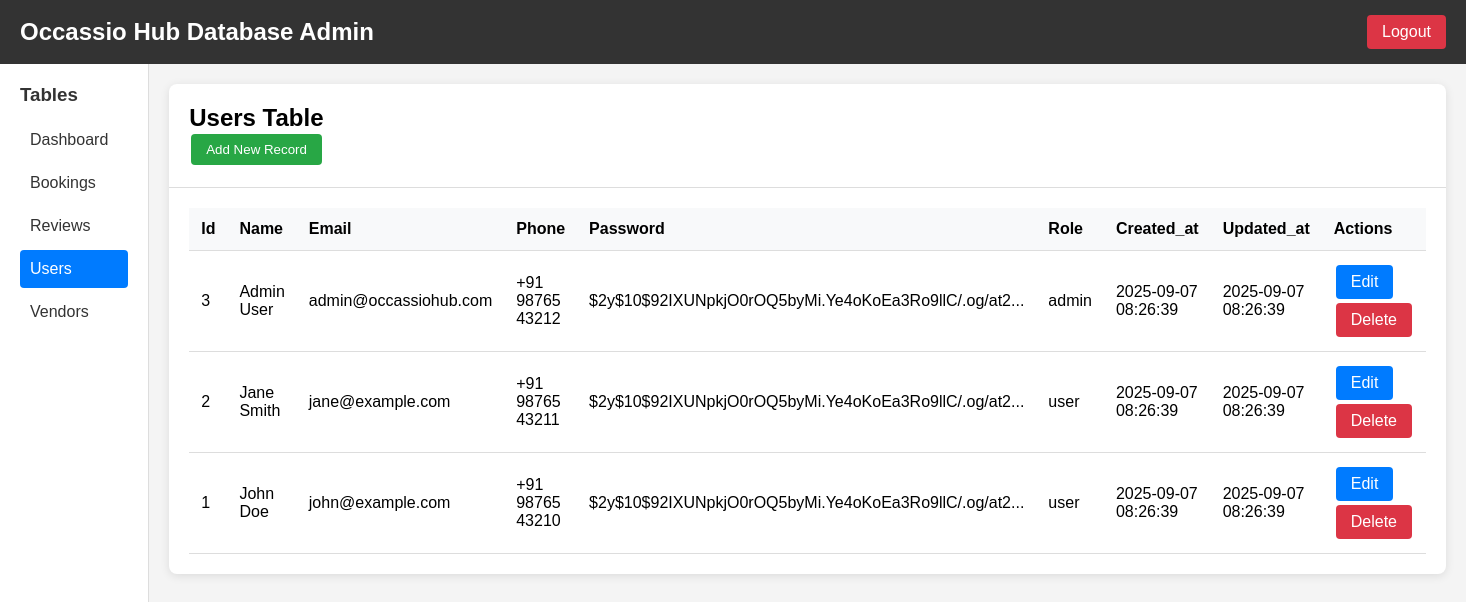
The app's page /admin/dashboard.php?action=table&table=users (signed in) with its own data.
### tables this page shows
CREATE TABLE users (
    id INT AUTO_INCREMENT PRIMARY KEY,
    name VARCHAR(255) NOT NULL,
    email VARCHAR(255) NOT NULL UNIQUE,
    phone VARCHAR(20) NOT NULL,
    password VARCHAR(255) NOT NULL,
    role ENUM('user', 'vendor', 'admin') DEFAULT 'user',
    created_at TIMESTAMP DEFAULT CURRENT_TIMESTAMP,
    updated_at TIMESTAMP DEFAULT CURRENT_TIMESTAMP ON UPDATE CURRENT_TIMESTAMP,
    INDEX idx_email (email),
    INDEX idx_role (role)
);

### admin/dashboard.php (the view, shortened to what this page needs)
        <?php
try {
    $database = new Database();
    $db = $database->getConnection();
} catch (Exception $e) {
    die("Database connection failed: " . $e->getMessage());
}
$action = $_GET['action'] ?? 'dashboard';
$table = $_GET['table'] ?? '';
function getTableData($db, $table, $limit = 50) {
    try {
        $stmt = $db->prepare("SELECT * FROM $table ORDER BY id DESC LIMIT $limit");
        $stmt->execute();
        return $stmt->fetchAll(PDO::FETCH_ASSOC);
    } catch (Exception $e) {
        return [];
    }
}
function getTables($db) {
    try {
        $stmt = $db->prepare("SHOW TABLES");
        $stmt->execute();
        return $stmt->fetchAll(PDO::FETCH_COLUMN);
    } catch (Exception $e) {
        return [];
    }
}
$tables = getTables($db);
?>
<!DOCTYPE html>
<html lang="en">
<head>
</head>
<body>
    <div class="header">
        <h1>Occassio Hub Database Admin</h1>
        <a href="?action=logout" class="logout">Logout</a>
    </div>
    <div class="container">
        <div class="sidebar">
            <h3>Tables</h3>
            <a href="?action=dashboard" class="<?php echo $action === 'dashboard' ? 'active' : ''; ?>">Dashboard</a>
            <?php foreach ($tables as $table_name): ?>
                <a href="?action=table&table=<?php echo $table_name; ?>"
                   class="<?php echo $action === 'table' && $table === $table_name ? 'active' : ''; ?>">
                    <?php echo ucfirst($table_name); ?>
                </a>
            <?php endforeach; ?>
        </div>
        <div class="main-content">
            <?php if ($action === 'dashboard'): ?>
                <div class="card">
                    <div class="card-header">
                        <h2>Database Overview</h2>
                    </div>
                    <div class="card-body">
                        <div class="stats">
                            <?php foreach ($tables as $table_name): ?>
                                <?php
                                $count = 0;
                                try {
                                    $stmt = $db->prepare("SELECT COUNT(*) FROM $table_name");
                                    $stmt->execute();
                                    $count = $stmt->fetchColumn();
                                } catch (Exception $e) {
                                    $count = 0;
                                }
                                ?>
                                <div class="stat-card">
                                    <div class="stat-number"><?php echo $count; ?></div>
                                    <div class="stat-label"><?php echo ucfirst($table_name); ?></div>
                                </div>
                            <?php endforeach; ?>
                        </div>
                        <h3>Recent Activity</h3>
                        <div class="table-responsive">
                            <table class="table">
                                <thead>
                                    <tr>
                                        <th>Table</th>
                                        <th>Action</th>
                                        <th>Time</th>
                                    </tr>
                                </thead>
                                <tbody>
                                    <tr>
                                        <td>All Tables</td>
                                        <td>Database accessed</td>
                                        <td><?php echo date('Y-m-d H:i:s'); ?></td>
                                    </tr>
                                </tbody>
                            </table>
                        </div>
                    </div>
                </div>
            <?php elseif ($action === 'table' && $table): ?>
                <div class="card">
                    <div class="card-header">
                        <h2><?php echo ucfirst($table); ?> Table</h2>
                        <button class="btn btn-success" onclick="showAddModal()">Add New Record</button>
                    </div>
                    <div class="card-body">
                        <?php
                        $data = getTableData($db, $table);
                        ?>
                        <?php if (!empty($data)): ?>
                            <div class="table-responsive">
                                <table class="table">
                                    <thead>
                                        <tr>
                                            <?php foreach (array_keys($data[0]) as $column): ?>
                                                <th><?php echo ucfirst($column); ?></th>
                                            <?php endforeach; ?>
                                            <th>Actions</th>
                                        </tr>
                                    </thead>
                                    <tbody>
                                        <?php foreach ($data as $row): ?>
                                            <tr>
                                                <?php foreach ($row as $value): ?>
                                                    <td>
                                                        <?php
                                                        if (is_string($value) && strlen($value) > 50) {
                                                            echo htmlspecialchars(substr($value, 0, 50)) . '...';
                                                        } else {
                                                            echo htmlspecialchars($value);
                                                        }
                                                        ?>
                                                    </td>
                                                <?php endforeach; ?>
                                                <td>
                                                    <a href="?action=edit&table=<?php echo $table; ?>&id=<?php echo $row['id']; ?>"
                                                       class="btn btn-primary">Edit</a>
                                                    <a href="?action=delete&table=<?php echo $table; ?>&id=<?php echo $row['id']; ?>"
                                                       class="btn btn-danger"
                                                       onclick="return confirm('Are you sure you want to delete this record?')">Delete</a>
                                                </td>
                                            </tr>
                                        <?php endforeach; ?>
                                    </tbody>
                                </table>
                            </div>
                        <?php else: ?>
                            <p>No data found in this table.</p>
                        <?php endif; ?>
                    </div>
                </div>
            <?php endif; ?>
        </div>
    </div>
</body>
</html>

### admin/dashboard.php (style rules this page uses)
* { margin: 0; padding: 0; box-sizing: border-box; }
body { font-family: Arial, sans-serif; background: #f4f4f4; }
.header { background: #333; color: white; padding: 15px 20px; display: flex; justify-content: space-between; align-items: center; }
.header h1 { font-size: 24px; }
.logout { color: white; text-decoration: none; padding: 8px 15px; background: #dc3545; border-radius: 4px; }
.container { display: flex; min-height: calc(100vh - 70px); }
.sidebar { width: 250px; background: white; border-right: 1px solid #ddd; padding: 20px; }
.sidebar h3 { margin-bottom: 15px; color: #333; }
.sidebar a { display: block; padding: 10px; color: #333; text-decoration: none; border-radius: 4px; margin-bottom: 5px; }
.sidebar a.active { background: #007bff; color: white; }
.main-content { flex: 1; padding: 20px; }
.card { background: white; border-radius: 8px; box-shadow: 0 2px 10px rgba(0,0,0,0.1); margin-bottom: 20px; }
.card-header { padding: 20px; border-bottom: 1px solid #ddd; }
.card-body { padding: 20px; }
.table { width: 100%; border-collapse: collapse; }
.table th, .table td { padding: 12px; text-align: left; border-bottom: 1px solid #ddd; }
.table th { background: #f8f9fa; font-weight: bold; }
.btn { padding: 8px 15px; border: none; border-radius: 4px; cursor: pointer; text-decoration: none; display: inline-block; margin: 2px; }
.btn-primary { background: #007bff; color: white; }
.btn-danger { background: #dc3545; color: white; }
.btn-success { background: #28a745; color: white; }

### records on screen
users: id "3", name "Admin User", email "admin@occassiohub.com", phone "+91 98765 43212", password "$2y$10$92IXUNpkjO0rOQ5byMi.Ye4oKoEa3Ro9llC/.og/at2", role "admin", value "2025-09-07 08:26:39"
users: id "2", name "Jane Smith", email "jane@example.com", phone "+91 98765 43211", password "$2y$10$92IXUNpkjO0rOQ5byMi.Ye4oKoEa3Ro9llC/.og/at2", role "user", value "2025-09-07 08:26:39"
users: id "1", name "John Doe", email "john@example.com", phone "+91 98765 43210", password "$2y$10$92IXUNpkjO0rOQ5byMi.Ye4oKoEa3Ro9llC/.og/at2", role "user", value "2025-09-07 08:26:39"

### other values on screen
$table_name "Bookings"
$table_name "Reviews"
$table_name "Users"
$table_name "Vendors"
$table "Users"
$column "Id"
$column "Name"
$column "Email"
$column "Phone"
$column "Password"
$column "Role"
$column "Created_at"
$column "Updated_at"
